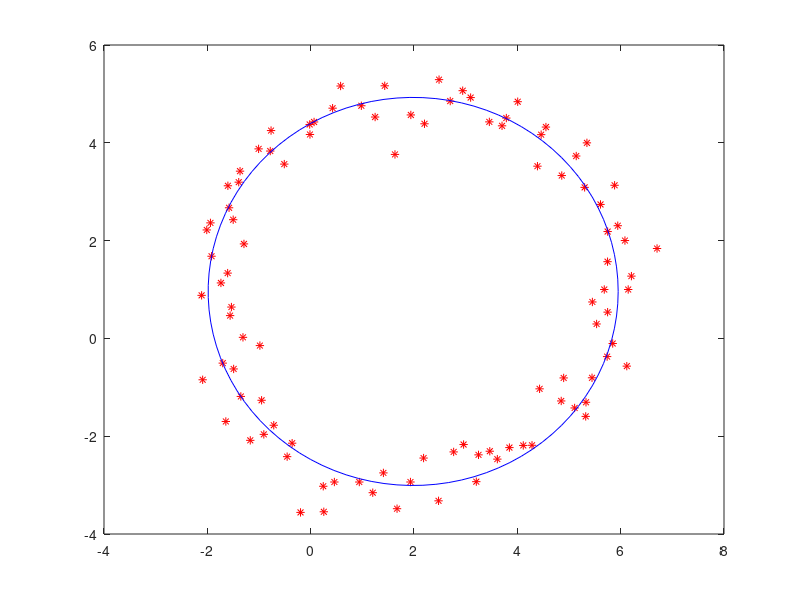

Write MATLAB code to recreate this figure.
clear;
clf;
close all;

pt=dlmread("circle.txt");
xd=pt(:,1);
yd=pt(:,2);

plot(xd,yd,'r*');
hold on;

F = @(v,x,y) (v(1)-x).^2+(v(2)-y).^2-v(3)^2;
f=@(v) F(v,xd,yd); 

par=lsqnonlin(f,[1,1,1]');
tt=linspace(0,2*pi);
plot(cos(tt)*par(3)+par(1),sin(tt)*par(3)+par(2),'b');

hold off;



% function ret=F(v,x,y)
%   ret=(v(1)-x).^2+(v(2)-y).^2-v(3)^2;
% end